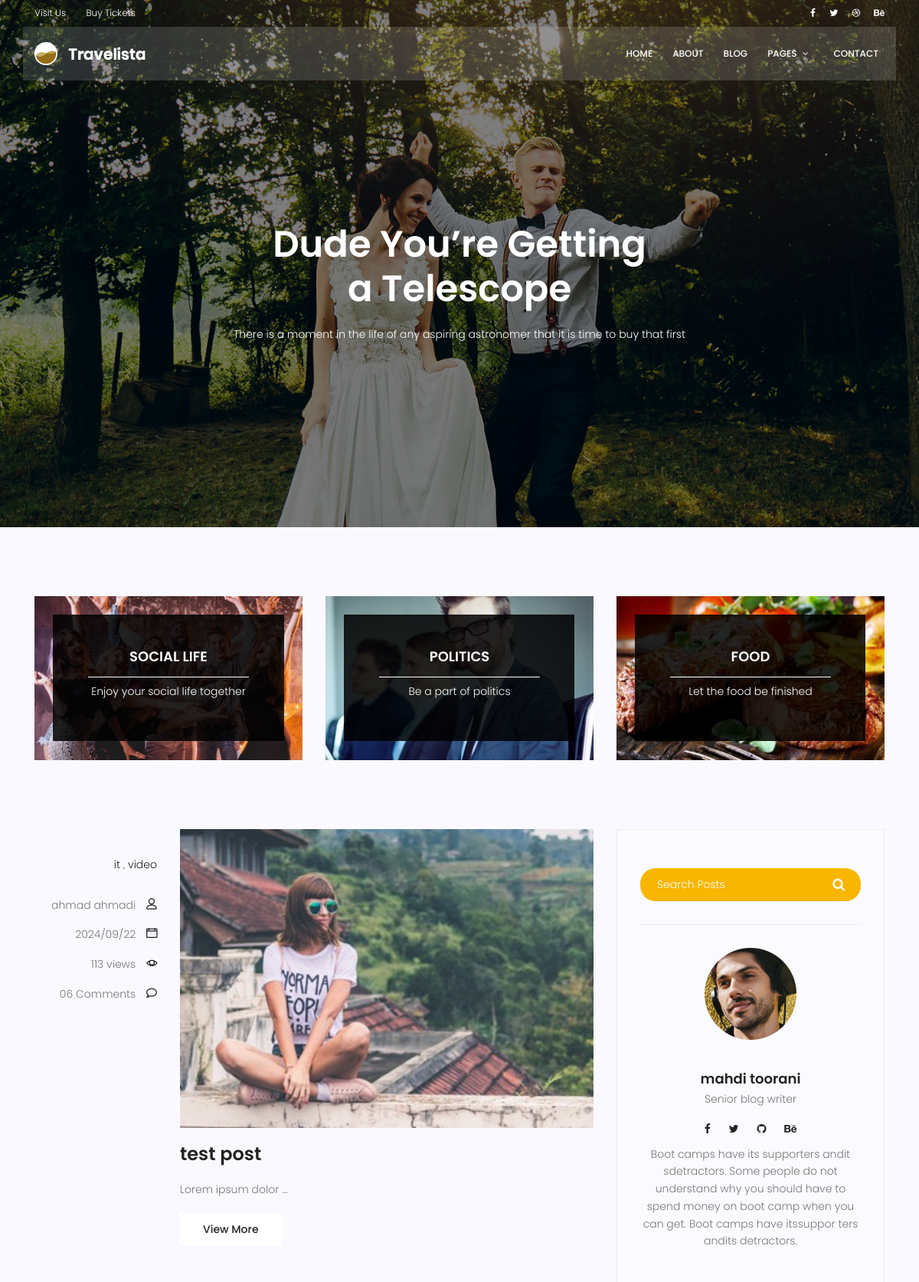
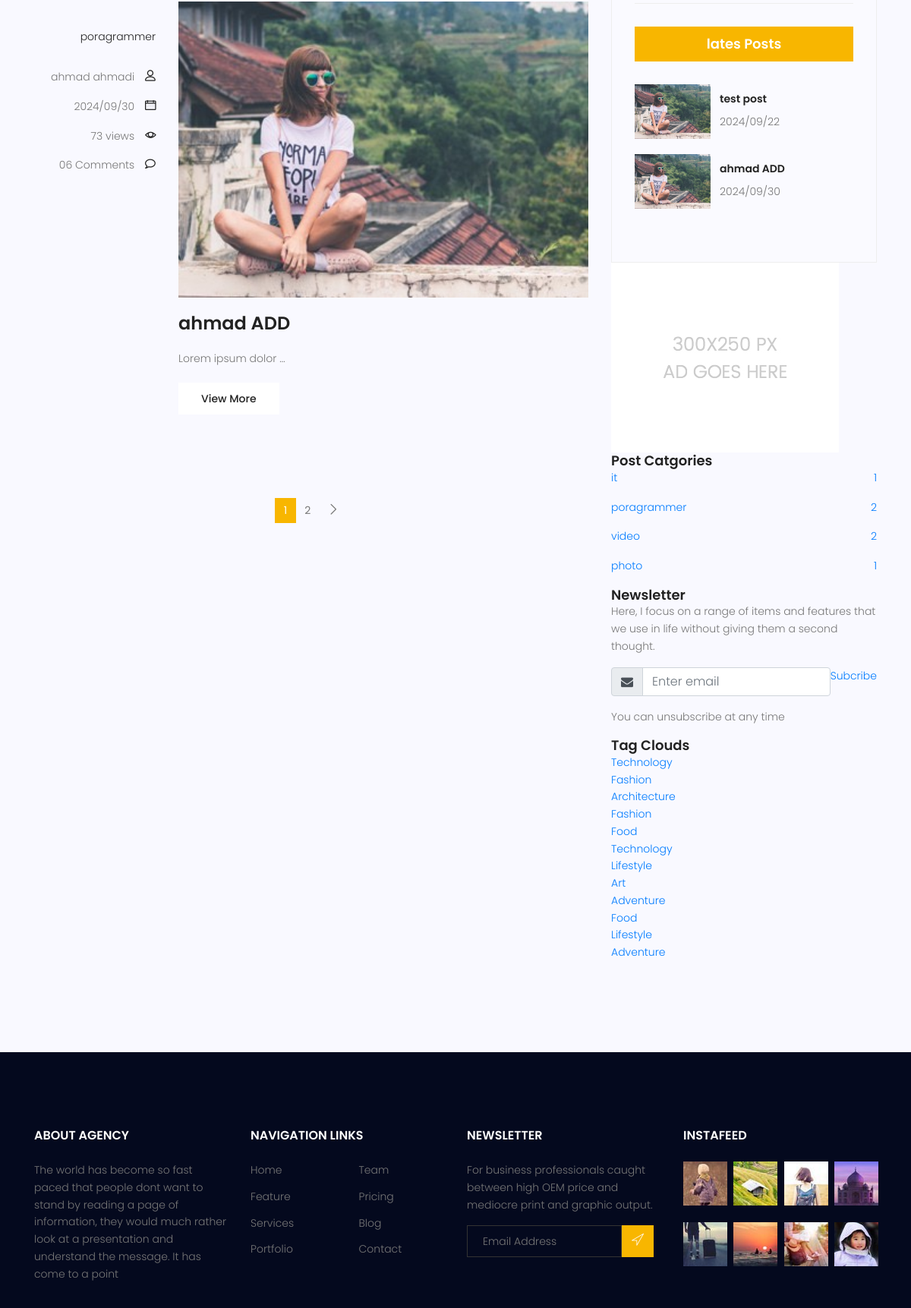
Screenshot of /blog/ (upper part) with the database file from the repository (2 pictures, top to bottom).
### blog/models.py (models this page shows, shortened)
class categor(models.Model):
    name=models.CharField(max_length=255)
    def __str__(self):
        return self.name

class post(models.Model):
    author= models.ForeignKey(User,on_delete=models.SET_NULL,null=True)
    img= models.ImageField(upload_to='blog/',default='default.jpg')
    titel= models.CharField(max_length=120)
    content= models.TextField()
    categore= models.ManyToManyField(categor)
    cuntent_view=models.IntegerField(default=0)
    status= models.BooleanField(default= False)
    publish_date= models.DateTimeField(null=True)
    created_date= models.DateTimeField(auto_now_add=True)
    update_date= models.DateTimeField(auto_now=True)
    class Meta:
        ordering = ['publish_date']

### blog/views.py (the view)
# urls.py: path('',blog_home,name='blog_home'),
def blog_home(request,cat_name=None,author_username=None):
    now= timezone.now()
    posts = post.objects.filter(publish_date__lte=now,status=1)
    if cat_name:
        posts=posts.filter(categore__name=cat_name)
    if author_username:
        posts=posts.filter(author__username=author_username)
    paginat= Paginator(posts,2)
    page_number=request.GET.get("page")
    try:
        posts= paginat.get_page(page_number)
    except PageNotAnInteger :
        posts = paginat.get_page(1)
    except EmptyPage :
        posts = paginat.get_page(1)
    context={'posts':posts}
    return render(request,'blog/blog-home.html',context)

### blog/templatetags/blog-tags.py (called while the page is built)
@register.inclusion_tag('blog/blog-lates-posts.html')
def latespost(arg=2):
    posts=post.objects.filter(status=1).order_by('publish_date')[:arg]
    return {'posts':posts}

@register.inclusion_tag('blog/blog-category.html')
def postcategory():
    posts=post.objects.filter(status=1)
    categories=categor.objects.all()
    cat_dict = {}
    for name in categories:
        cat_dict[name]=posts.filter(categore=name).count()
    return {'categorys':cat_dict}

### templates/blog/blog-home.html (shortened to what this page needs)
{% extends "base.html" %}
{% load static %}
{% load blog-tags %}
		{%block cotent%}
				<section class="banner-area relative blog-home-banner" id="home">
					<div class="overlay overlay-bg"></div>
					<div class="container">
						<div class="row d-flex align-items-center justify-content-center">
							<div class="about-content blog-header-content col-lg-12">
								<h1 class="text-white">
									Dude You’re Getting
									a Telescope
								</h1>
								<p class="text-white">
									There is a moment in the life of any aspiring astronomer that it is time to buy that first
								</p>
							</div>
						</div>
					</div>
				</section>
				<section class="top-category-widget-area pt-90 pb-90 ">
					<div class="container">
						<div class="row">
							<div class="col-lg-4">
								<div class="single-cat-widget">
									<div class="content relative">
										<div class="overlay overlay-bg"></div>
										<a href="#" target="_blank">
										<div class="thumb">
											<img class="content-image img-fluid d-block mx-auto" src="{%static 'img/blog/cat-widget1.jpg'%}" alt="">
										</div>
										<div class="content-details">
											<h4 class="content-title mx-auto text-uppercase">Social life</h4>
											<span></span>
											<p>Enjoy your social life together</p>
										</div>
										</a>
									</div>
								</div>
							</div>
							<div class="col-lg-4">
								<div class="single-cat-widget">
									<div class="content relative">
										<div class="overlay overlay-bg"></div>
										<a href="#" target="_blank">
										<div class="thumb">
											<img class="content-image img-fluid d-block mx-auto" src="{%static 'img/blog/cat-widget2.jpg'%}" alt="">
										</div>
										<div class="content-details">
											<h4 class="content-title mx-auto text-uppercase">Politics</h4>
											<span></span>
											<p>Be a part of politics</p>
										</div>
										</a>
									</div>
								</div>
							</div>
							<div class="col-lg-4">
								<div class="single-cat-widget">
									<div class="content relative">
										<div class="overlay overlay-bg"></div>
										<a href="#" target="_blank">
										<div class="thumb">
											<img class="content-image img-fluid d-block mx-auto" src="{%static 'img/blog/cat-widget3.jpg'%}" alt="">
										</div>
										<div class="content-details">
											<h4 class="content-title mx-auto text-uppercase">Food</h4>
											<span></span>
											<p>Let the food be finished</p>
										</div>
										</a>
									</div>
								</div>
							</div>
						</div>
					</div>
				</section>
				<section class="post-content-area">
					<div class="container">
						<div class="row">
							<div class="col-lg-8 posts-list">
								{% for post in posts%}
								<div class="single-post row">
									<div class="col-lg-3  col-md-3 meta-details">
										<ul class="tags">
											<li>{% for cat in post.categore.all %}
													<a href="{% url 'blog:blog_category' cat_name=cat.name %}"> {{cat.name}}</a> {% if not forloop.last %}, {%endif%}
												{%endfor%}
											</li>
										</ul>
										<div class="user-details row">
											<p class="user-name col-lg-12 col-md-12 col-6"><a href="{% url 'blog:blog_author' author_username=post.author.username %}">{{post.author.get_full_name}}</a> <span class="lnr lnr-user"></span></p>
											<p class="date col-lg-12 col-md-12 col-6"><a href="#">{{post.publish_date|date:"o/m/d"}}</a> <span class="lnr lnr-calendar-full"></span></p>
											<p class="view col-lg-12 col-md-12 col-6"><a href="#">{{post.cuntent_view}} views</a> <span class="lnr lnr-eye"></span></p>
											<p class="comments col-lg-12 col-md-12 col-6"><a href="#">06 Comments</a> <span class="lnr lnr-bubble"></span></p>
										</div>
									</div>
									<div class="col-lg-9 col-md-9 ">
										<div class="feature-img">
											<img class="img-fluid" src="{{post.img.url}}" alt="">
										</div>
										<a class="posts-title" href="{%url 'blog:blog_single' pid=post.id %}"><h3>{{post.titel}}</h3></a>
										<p class="excert">
											{{post.content|truncatewords:3 }}
										</p>
									<a href="{% url 'blog:blog_single' pid=post.id %}" class="primary-btn">View More</a>
									</div>
								</div>
								{%endfor%}
								<nav class="blog-pagination justify-content-center d-flex">
									<ul class="pagination">
										{% for i in posts.paginator.page_range %}
											{% if posts.number == i %}
											<li class="page-item active"><a href="?page={{i}}" class="page-link">{{i}}</a></li>
											{% else %}
											<li class="page-item"><a href="?page={{i}}" class="page-link">{{i}}</a></li>
											{%endif%}
										{%endfor%}
										{% if posts.has_next %}
										<li class="page-item">
											<a href="?page={{ posts.next_page_number}}" class="page-link" aria-label="Next">
												<span aria-hidden="true">
													<span class="lnr lnr-chevron-right"></span>
												</span>
											</a>
										</li>
										{%endif%}
									</ul>
								</nav>
							</div>
							<div class="col-lg-4 sidebar-widgets">
								<div class="widget-wrap">
									{% include 'blog/blog-search.html' %}
									{% include 'blog/blog-writing.html' %}
									{% latespost %}
									{% include 'blog/blog-ads.html' %}
									{% postcategory %}
									<div class="single-sidebar-widget newsletter-widget">
										<h4 class="newsletter-title">Newsletter</h4>
										<p>
											Here, I focus on a range of items and features that we use in life without
											giving them a second thought.
										</p>
										<div class="form-group d-flex flex-row">
										<div class="col-autos">
											<div class="input-group">
												<div class="input-group-prepend">
												<div class="input-group-text"><i class="fa fa-envelope" aria-hidden="true"></i>
												</div>
												</div>
												<input type="text" class="form-control" id="inlineFormInputGroup" placeholder="Enter email" onfocus="this.placeholder = ''" onblur="this.placeholder = 'Enter email'" >
											</div>
											</div>
											<a href="#" class="bbtns">Subcribe</a>
										</div>
										<p class="text-bottom">
											You can unsubscribe at any time
										</p>
									</div>
									<div class="single-sidebar-widget tag-cloud-widget">
										<h4 class="tagcloud-title">Tag Clouds</h4>
										<ul>
											<li><a href="#">Technology</a></li>
											<li><a href="#">Fashion</a></li>
											<li><a href="#">Architecture</a></li>
											<li><a href="#">Fashion</a></li>
											<li><a href="#">Food</a></li>
											<li><a href="#">Technology</a></li>
											<li><a href="#">Lifestyle</a></li>
											<li><a href="#">Art</a></li>
											<li><a href="#">Adventure</a></li>
											<li><a href="#">Food</a></li>
											<li><a href="#">Lifestyle</a></li>
											<li><a href="#">Adventure</a></li>
										</ul>
									</div>
								</div>
							</div>
						</div>
				</section>
		{%endblock%}

### templates/blog/blog-lates-posts.html
{% load static %}
<div class="single-sidebar-widget popular-post-widget">
    <h4 class="popular-title">lates Posts</h4>
    <div class="popular-post-list">
        {% for p in posts %}
        <div class="single-post-list d-flex flex-row align-items-center">
            <div class="thumb">
                <img class="img-fluid"  src="{{p.img.url}}" alt="">
            </div>
            <div class="details">
                <a href="{% url 'blog:blog_single' pid=p.id %}"><h6>{{p.titel}}</h6></a>
                <p>{{p.publish_date|date:"o/m/d"}}</p>
            </div>
        </div>
        {% endfor %}
    </div>
</div>
</div>

### templates/blog/blog-category.html
<div class="single-sidebar-widget post-category-widget">
    <h4 class="category-title">Post Catgories</h4>
    <ul class="cat-list">
        {% for name,count in categorys.items %}
        <li>
            <a href="{% url 'blog:blog_category' cat_name=name %}" class="d-flex justify-content-between">
                <p>{{ name }}</p>
                <p>{{ count }}</p>
            </a>
        </li>
		{% endfor %}
    </ul>
</div>

### rows the page displays
post: author.get_full_name "ahmad ahmadi", publish_date "2024/09/22", cuntent_view "113", img (placeholder picture), titel "test post", content "Lorem ipsum dolor …"
categor: name "it", id "1"
categor: name "video", count "2"
post: author.get_full_name "ahmad ahmadi", publish_date "2024/09/30", cuntent_view "73", img (placeholder picture), titel "ahmad ADD", content "Lorem ipsum dolor …"
categor: name "poragrammer", id "2"
categor: name "photo", count "1"

### other values shown
{{ i }} "1"
{{ i }} "2"
